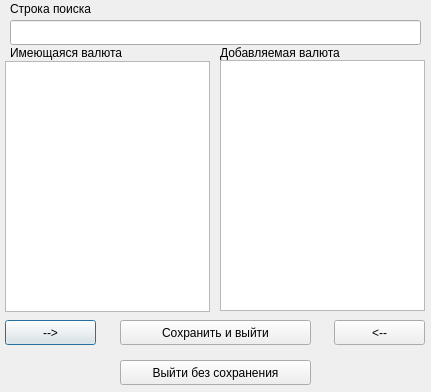
<?xml version="1.0" encoding="UTF-8"?>
<ui version="4.0">
 <class>Dialog</class>
 <widget class="QDialog" name="Dialog">
  <property name="geometry">
   <rect>
    <x>0</x>
    <y>0</y>
    <width>431</width>
    <height>392</height>
   </rect>
  </property>
  <property name="minimumSize">
   <size>
    <width>431</width>
    <height>392</height>
   </size>
  </property>
  <property name="maximumSize">
   <size>
    <width>431</width>
    <height>392</height>
   </size>
  </property>
  <property name="windowTitle">
   <string>Dialog</string>
  </property>
  <widget class="QListWidget" name="l_left_currency">
   <property name="geometry">
    <rect>
     <x>5</x>
     <y>61</y>
     <width>205</width>
     <height>251</height>
    </rect>
   </property>
  </widget>
  <widget class="QListWidget" name="l_right_currency">
   <property name="geometry">
    <rect>
     <x>220</x>
     <y>60</y>
     <width>205</width>
     <height>251</height>
    </rect>
   </property>
  </widget>
  <widget class="QPushButton" name="b_left_currency">
   <property name="geometry">
    <rect>
     <x>5</x>
     <y>320</y>
     <width>91</width>
     <height>25</height>
    </rect>
   </property>
   <property name="text">
    <string>--&gt;</string>
   </property>
   <property name="shortcut">
    <string>Right</string>
   </property>
  </widget>
  <widget class="QPushButton" name="b_right_currency">
   <property name="geometry">
    <rect>
     <x>334</x>
     <y>320</y>
     <width>91</width>
     <height>25</height>
    </rect>
   </property>
   <property name="text">
    <string>&lt;--</string>
   </property>
   <property name="shortcut">
    <string>Left</string>
   </property>
  </widget>
  <widget class="QLineEdit" name="l_search_line">
   <property name="geometry">
    <rect>
     <x>10</x>
     <y>20</y>
     <width>411</width>
     <height>25</height>
    </rect>
   </property>
   <property name="focusPolicy">
    <enum>Qt::StrongFocus</enum>
   </property>
   <property name="clearButtonEnabled">
    <bool>false</bool>
   </property>
  </widget>
  <widget class="QLabel" name="label">
   <property name="geometry">
    <rect>
     <x>10</x>
     <y>0</y>
     <width>121</width>
     <height>17</height>
    </rect>
   </property>
   <property name="text">
    <string>Строка поиска</string>
   </property>
  </widget>
  <widget class="QLabel" name="label_2">
   <property name="geometry">
    <rect>
     <x>10</x>
     <y>44</y>
     <width>151</width>
     <height>17</height>
    </rect>
   </property>
   <property name="text">
    <string>Имеющаяся валюта</string>
   </property>
  </widget>
  <widget class="QLabel" name="label_3">
   <property name="geometry">
    <rect>
     <x>220</x>
     <y>44</y>
     <width>161</width>
     <height>17</height>
    </rect>
   </property>
   <property name="text">
    <string>Добавляемая валюта</string>
   </property>
  </widget>
  <widget class="QPushButton" name="b_save_and_exit">
   <property name="geometry">
    <rect>
     <x>120</x>
     <y>320</y>
     <width>191</width>
     <height>25</height>
    </rect>
   </property>
   <property name="text">
    <string>Сохранить и выйти</string>
   </property>
   <property name="shortcut">
    <string>Return</string>
   </property>
  </widget>
  <widget class="QPushButton" name="b_exit_without_save">
   <property name="geometry">
    <rect>
     <x>120</x>
     <y>360</y>
     <width>191</width>
     <height>25</height>
    </rect>
   </property>
   <property name="text">
    <string>Выйти без сохранения</string>
   </property>
   <property name="shortcut">
    <string>Backspace</string>
   </property>
  </widget>
 </widget>
 <resources/>
 <connections/>
</ui>
